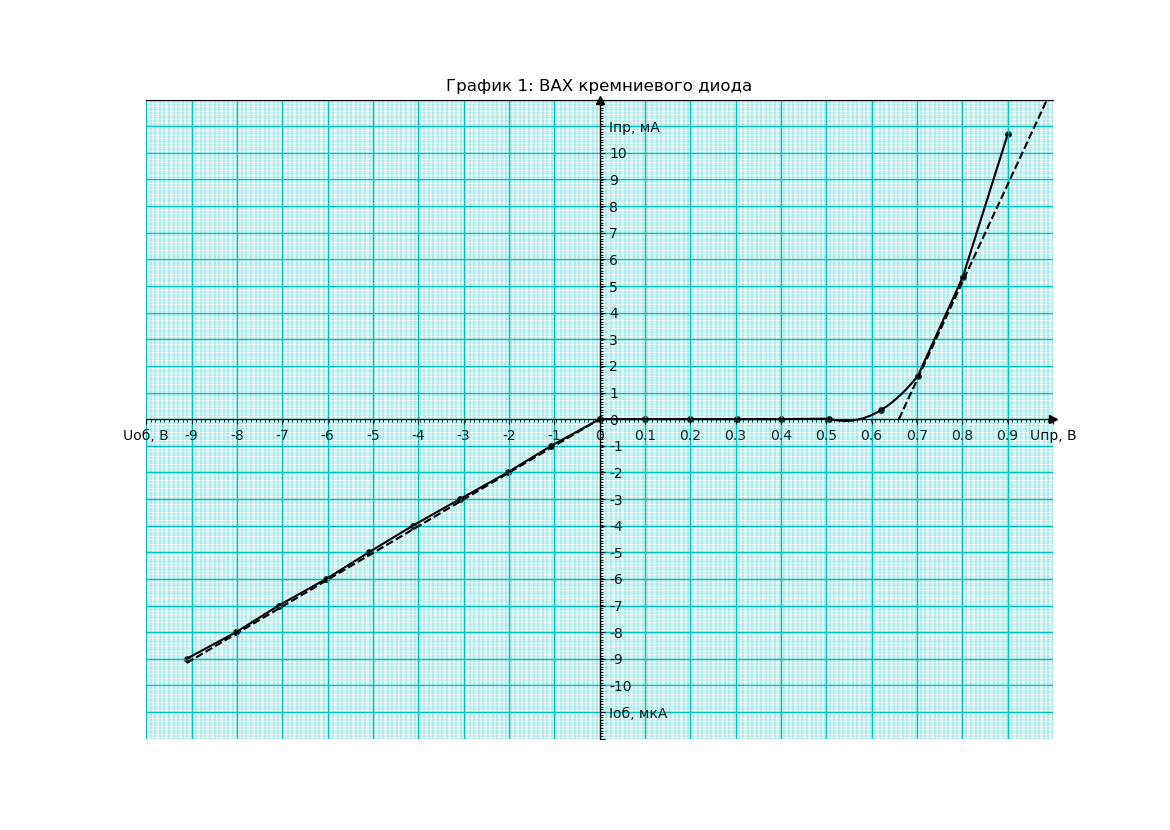

Python code for this plot:
import numpy as np
import matplotlib.pyplot as plt
from matplotlib.ticker import MultipleLocator, LinearLocator
import numpy.linalg as linal


fig_width = 11.7; fig_height = 8.3 # Size of A4 paper in inches
files = ["silicon_forward.csv", "silicon_reverse.csv"]

def proccess_data (file, x, y):
    for line in file:
        line = line.split(',')
        x.append(float(line[0]))
        y.append(float(line[1]))

def pair_point_method(x_list, y_list):
    angle = 0
    pairs = int(len(x_list)/2)
    for i in range(pairs):
        angle += ((y_list[i+pairs] - y_list[i]))\
            / (x_list[i+pairs] - x_list[i])
    return angle / pairs

def calc_parabola_vertex(x1, y1, x2, y2, x3, y3):
		'''
		Adapted and modifed to get the unknowns for defining a parabola:
		http://stackoverflow.com/questions/717762/how-to-calculate-the-vertex-of-a-parabola-given-three-points
		'''

		denom = (x1-x2) * (x1-x3) * (x2-x3);
		A     = (x3 * (y2-y1) + x2 * (y1-y3) + x1 * (y3-y2)) / denom;
		B     = (x3*x3 * (y1-y2) + x2*x2 * (y3-y1) + x1*x1 * (y2-y3)) / denom;
		C     = (x2 * x3 * (x2-x3) * y1+x3 * x1 * (x3-x1) * y2+x1 * x2 * (x1-x2) * y3) / denom;

		return A,B,C

Uf = []; If = []
Ur = []; Ir = []

if __name__ == "__main__":
    forward_bias = open(files[0], "r")
    reverse_bias = open(files[1], "r")
    proccess_data(forward_bias, Uf, If)
    proccess_data(reverse_bias, Ur, Ir)
    
    Uf = np.array(Uf); If = np.array(If) 
    Ur = np.array(Ur); Ir = np.array(Ir) 
    Uf_orig = Uf; If_orig = If; Ur_orig = Ur; Ir_orig = Ir

    print(10*'-')

    Fig = plt.figure(figsize=(fig_width, fig_height))
    Ax = Fig.add_subplot()

    xmin = -10.0; xmax = 10.0
    ymin = -12.0; ymax = 12.0
    Ax.xaxis.set_major_locator(MultipleLocator(1))
    Ax.xaxis.set_minor_locator(LinearLocator(int(xmax-xmin)*10))
    Ax.xaxis.tick_bottom()
    Ax.yaxis.set_major_locator(MultipleLocator(1))
    Ax.yaxis.set_minor_locator(LinearLocator(int(ymax-ymin)*10))
    Ax.yaxis.tick_right()
    Ax.set(xlim=(xmin, xmax), ylim=(ymin, ymax),
            title= "График 1: ВАХ кремниевого диода")

    Ax.grid(which='major', color='c', lw = 1)
    Ax.grid(which='minor', color='c', lw = 0.25)

    Ax.spines["bottom"].set_position('center')
    Ax.spines["left"].set_position('center')
    Ax.spines["right"].set_position('center')
    Ax.plot(1, 0, ">k", transform=Ax.get_yaxis_transform(), clip_on=False)
    Ax.plot(0, 1, "^k", transform=Ax.get_xaxis_transform(), clip_on=False)

    Uf_labels = [str(i/10) for i in range(11)]
    Ur_labels = [str(i) for i in range(-11, 0, 1)]
    Uf_labels[0] = "0"
    Uf_labels[-1] = r'Uпр, В'
    Ur_labels[1] = r'Uоб, В'
    If_labels = [str(i) for i in range(0, 13)]
    Ir_labels = [str(i) for i in range(-13, 0)]
    Ir_labels[1] = ' '; Ir_labels[2] = 'Iоб, мкА'
    If_labels[-1] = ' '; If_labels[-2] = 'Iпр, мА'


    Ax.set_xticklabels(Ur_labels+Uf_labels)
    Ax.set_yticklabels(Ir_labels+If_labels)

    Uf*=10
    Ir *= 100

    A, B, C = calc_parabola_vertex(Uf[5], If[5],\
                                   Uf[6], If[6],\
                                   Uf[7], If[7])
    Uf_x = np.linspace(Uf[5], Uf[7])
    Uf_y = A * Uf_x**2 + B * Uf_x + C

    plt.scatter(Uf, If, color="black", s = 15)
    plt.scatter(Ur, Ir, color="black", s = 15)
    plt.plot(Uf[:6], If[:6], color="black")
    plt.plot(Uf_x, Uf_y, color="black")
    plt.plot(Uf[7:], If[7:], color="black")
    plt.plot(Ur, Ir, color="black")

    idiots_coefficient = 6.6#-4.55
    angle_forward = pair_point_method(Uf[-1:-5:-1], If[-1:-5:-1])
    xf_tan = np.linspace(min(Uf), max(Uf))
    yf_tan = xf_tan * angle_forward
    xf = []; yf = []
    for i in range(len(xf_tan)):
        if yf_tan[i] >= -0.15:
            xf.append(xf_tan[i])
            yf.append(yf_tan[i])

    dummy_coeficient = -3.6
    angle_reverse = pair_point_method(Ur[-1:-9:-1], Ir[-1:-9:-1])
    xr_tan = np.linspace(min(Ur), max(Ur))
    yr_tan = xr_tan * angle_reverse# - idiots_coefficient

    xr = np.array(xr_tan)
    yr = np.array(yr_tan) + dummy_coeficient

    plt.plot(xf_tan+idiots_coefficient, yf_tan, color="black", linestyle="--")
    plt.plot(xr_tan, yr_tan, color="black", linestyle="--")

    plt.savefig("graphSi.png")
    plt.show()
